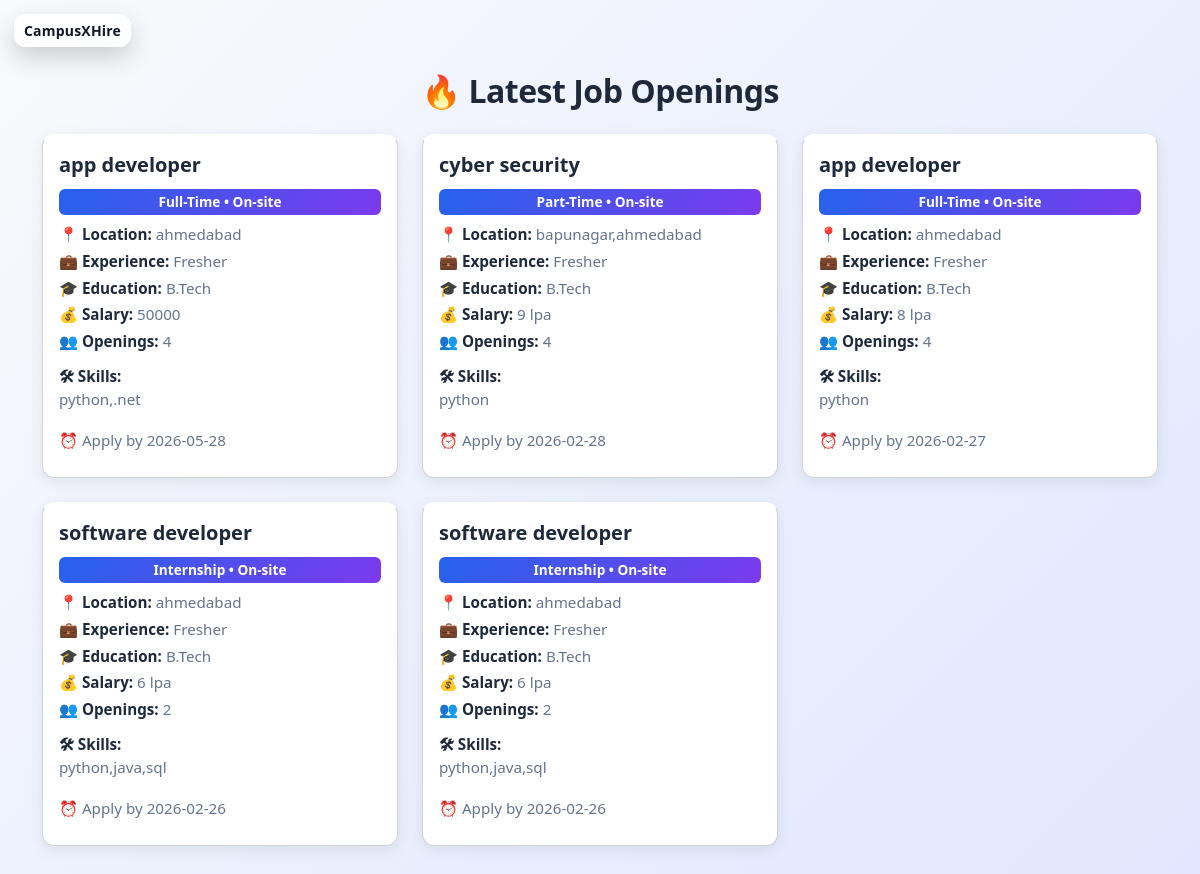
The app's page /company/jobs (signed in) with its own data.
### app/models/job_post.py (models this page shows, shortened)
class Job(db.Model):
    __tablename__ = "jobs"
    id = db.Column(db.Integer, primary_key=True)
    company_id = db.Column(
        db.Integer,
        db.ForeignKey("companies.id", ondelete="CASCADE"),
        nullable=False
    )
    job_title = db.Column(db.String(150), nullable=False)
    job_type = db.Column(db.String(50), nullable=False)
    work_mode = db.Column(db.String(50), nullable=False)
    location = db.Column(db.String(100))
    experience = db.Column(db.String(50))
    education = db.Column(db.String(100))
    skills = db.Column(db.Text)
    description = db.Column(db.Text)
    salary = db.Column(db.String(50))
    openings = db.Column(db.Integer, default=1)
    selection_process = db.Column(db.Text)
    deadline = db.Column(db.Date)
    status = db.Column(
        db.String(20),
        default="ACTIVE",
        nullable=False
    )
    created_at = db.Column(
        db.DateTime,
        default=datetime.utcnow,
        nullable=False
    )
    company = db.relationship(
        "Company",
        backref=db.backref("jobs", lazy=True),
        passive_deletes=True
    )

### app/routes/company.py (the view)
@company_bp.route("/jobs")
def all_jobs():
    if "company_id" not in session:
        return redirect(url_for("company.company_login"))
    company_id = session["company_id"]
    jobs = (
        Job.query
        .filter_by(company_id=company_id, status="ACTIVE")
        .order_by(Job.created_at.desc())
        .all()
    )
    return render_template("student/student_job/jobs.html", jobs=jobs)

### templates/student/student_job/jobs.html (shortened to what this page needs)
﻿<!DOCTYPE html>
<html lang="en">
<head> <meta name="viewport" content="width=device-width, initial-scale=1.0">
    <link href="https://cdn.jsdelivr.net/npm/bootstrap@5.3.2/dist/css/bootstrap.min.css" rel="stylesheet">
<link href="https://cdn.jsdelivr.net/npm/bootstrap@5.3.2/dist/css/bootstrap.min.css" rel="stylesheet">
<link href="https://cdn.jsdelivr.net/npm/bootstrap-icons/font/bootstrap-icons.css" rel="stylesheet">
<link rel="stylesheet" href="{{ url_for('static', filename='css/mobile.css') }}"></head>
<body>
    <a href="{{ url_for('student.student_dashboard') }}" class="cx-logo-link" aria-label="Go to Student Dashboard">
        <span class="cx-logo-text">CampusXHire</span>
    </a>
<div class="container py-5">
    <h2 class="mb-4 text-center">🔥 Latest Job Openings</h2>
    <div class="row g-4">
        {% for job in jobs %}
        <div class="col-md-6 col-lg-4">
            <div class="card job-card p-3 h-100">
                <h5>{{ job.job_title }}</h5>
                <span class="badge badge-custom mb-2">
                    {{ job.job_type }} • {{ job.work_mode }}
                </span>
                <p class="mb-1"><strong>📍 Location:</strong> {{ job.location }}</p>
                <p class="mb-1"><strong>💼 Experience:</strong> {{ job.experience }}</p>
                <p class="mb-1"><strong>🎓 Education:</strong> {{ job.education }}</p>
                <p class="mb-1"><strong>💰 Salary:</strong> {{ job.salary }}</p>
                <p class="mb-1"><strong>👥 Openings:</strong> {{ job.openings }}</p>
                <p class="mt-2">
                    <strong>🛠 Skills:</strong><br>
                    {{ job.skills }}
                </p>
                <p class="text-muted small mt-2">
                    ⏰ Apply by {{ job.deadline }}
                </p>
            </div>
        </div>
        {% else %}
        <p class="text-center">No jobs available right now.</p>
        {% endfor %}
    </div>
</div>
</body>
</html>

### static/css/mobile.css (style rules this page uses)
html, body { max-width: 100%; overflow-x: hidden; }

### templates/student/student_job/jobs.html (style rules this page uses)
:root { --primary-color: #2563eb; --secondary-color: #7c3aed; --accent-color: #059669; --dark-bg: #0f172a; --light-bg: #f8fafc; --card-bg: #ffffff; --text-primary: #1e293b; --text-secondary: #64748b; }
* { margin: 0; padding: 0; box-sizing: border-box; }
html { scroll-behavior: smooth; }
body { background: linear-gradient(135deg, var(--light-bg) 0%, #e0e7ff 100%); color: var(--text-primary); font-family: 'Segoe UI', Tahoma, Geneva, Verdana, sans-serif; font-weight: 500; min-height: 100vh; }
h2 { color: var(--text-primary); font-weight: 700; letter-spacing: -0.5px; animation: fadeInDown 0.6s ease-out; }
.job-card { background: var(--card-bg); border-radius: 12px; padding: 25px; box-shadow: 0 4px 15px rgba(0, 0, 0, 0.08); transition: all 0.3s cubic-bezier(0.4, 0, 0.2, 1); border-top: 3px solid transparent; position: relative; overflow: hidden; animation: fadeInUp 0.6s ease-out; }
.job-card::before { content: ''; position: absolute; top: 0; left: 0; width: 100%; height: 3px; background: linear-gradient(90deg, var(--primary-color), var(--secondary-color)); transform: scaleX(0); transform-origin: left; transition: transform 0.3s ease; }
.job-card h5 { color: var(--text-primary); font-weight: 700; font-size: 1.25rem; margin-bottom: 12px; }
.badge { background: linear-gradient(135deg, var(--primary-color), var(--secondary-color)); color: white; border: none; padding: 6px 12px; border-radius: 6px; font-weight: 600; font-size: 0.85rem; margin-bottom: 12px; display: inline-block; }
.job-card p { color: var(--text-secondary); margin-bottom: 10px; font-size: 0.95rem; }
.job-card strong { color: var(--text-primary); }
.container { animation: fadeInUp 0.6s ease-out 0.2s both; }
.cx-logo-link { position: fixed; top: 20px; left: 20px; z-index: 9999; display: inline-flex; align-items: center; justify-content: center; padding: 10px 18px; border-radius: 10px; background: linear-gradient(135deg, var(--primary-color), var(--secondary-color)); box-shadow: 0 8px 20px rgba(37, 99, 235, 0.3); transition: all 0.3s cubic-bezier(0.4, 0, 0.2, 1); text-decoration: none; animation: fadeInDown 0.6s ease-out; }
.cx-logo-text { font-weight: 800; font-size: 15px; letter-spacing: 0.5px; color: white; }
.text-muted { color: var(--text-secondary) !important; }
.text-center { text-align: center; }
.cx-logo-link { position: fixed; top: 14px; left: 14px; z-index: 9999; display: inline-flex; align-items: center; justify-content: center; padding: 6px 10px; border-radius: 12px; background: rgba(255, 255, 255, 0.9); box-shadow: 0 10px 24px rgba(0, 0, 0, 0.18); transition: transform 0.2s ease, box-shadow 0.2s ease; text-decoration: none; }
.cx-logo-text { font-weight: 700; font-size: 14px; letter-spacing: 0.2px; color: #0f172a; }

### records on screen
Job: job_title "app developer", job_type "Full-Time", work_mode "On-site", location "ahmedabad", experience "Fresher", education "B.Tech", salary "50000", openings "4", skills "python,.net", deadline "2026-05-28"
Job: job_title "cyber security", job_type "Part-Time", work_mode "On-site", location "bapunagar,ahmedabad", experience "Fresher", education "B.Tech", salary "9 lpa", openings "4", skills "python", deadline "2026-02-28"
Job: job_title "app developer", job_type "Full-Time", work_mode "On-site", location "ahmedabad", experience "Fresher", education "B.Tech", salary "8 lpa", openings "4", skills "python", deadline "2026-02-27"
Job: job_title "software developer", job_type "Internship", work_mode "On-site", location "ahmedabad", experience "Fresher", education "B.Tech", salary "6 lpa", openings "2", skills "python,java,sql", deadline "2026-02-26"
Job: job_title "software developer", job_type "Internship", work_mode "On-site", location "ahmedabad", experience "Fresher", education "B.Tech", salary "6 lpa", openings "2", skills "python,java,sql", deadline "2026-02-26"
